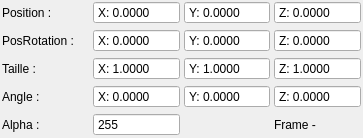
  <widget class="QDockWidget" name="dockEditKey">
   <property name="enabled">
    <bool>true</bool>
   </property>
   <property name="minimumSize">
    <size>
     <width>363</width>
     <height>138</height>
    </size>
   </property>
   <property name="maximumSize">
    <size>
     <width>524287</width>
     <height>524287</height>
    </size>
   </property>
   <property name="allowedAreas">
    <set>Qt::BottomDockWidgetArea|Qt::LeftDockWidgetArea|Qt::RightDockWidgetArea</set>
   </property>
   <property name="windowTitle">
    <string>Édition de la clé</string>
   </property>
   <attribute name="dockWidgetArea">
    <number>2</number>
   </attribute>
   <widget class="QWidget" name="dockWidgetContents_3">
    <layout class="QGridLayout" name="gridLayout_5">
     <property name="leftMargin">
      <number>2</number>
     </property>
     <property name="topMargin">
      <number>0</number>
     </property>
     <property name="rightMargin">
      <number>2</number>
     </property>
     <property name="bottomMargin">
      <number>0</number>
     </property>
     <property name="spacing">
      <number>4</number>
     </property>
     <item row="0" column="0">
      <widget class="QLabel" name="label">
       <property name="text">
        <string>Position :</string>
       </property>
      </widget>
     </item>
     <item row="0" column="1">
      <widget class="QDoubleSpinBox" name="editKeyPosX">
       <property name="sizePolicy">
        <sizepolicy hsizetype="Minimum" vsizetype="Fixed">
         <horstretch>0</horstretch>
         <verstretch>0</verstretch>
        </sizepolicy>
       </property>
       <property name="buttonSymbols">
        <enum>QAbstractSpinBox::NoButtons</enum>
       </property>
       <property name="prefix">
        <string>X: </string>
       </property>
       <property name="decimals">
        <number>4</number>
       </property>
       <property name="minimum">
        <double>-9999.989999999999782</double>
       </property>
       <property name="maximum">
        <double>9999.989999999999782</double>
       </property>
       <property name="singleStep">
        <double>0.500000000000000</double>
       </property>
      </widget>
     </item>
     <item row="0" column="3">
      <widget class="QDoubleSpinBox" name="editKeyPosZ">
       <property name="buttonSymbols">
        <enum>QAbstractSpinBox::NoButtons</enum>
       </property>
       <property name="prefix">
        <string>Z: </string>
       </property>
       <property name="decimals">
        <number>4</number>
       </property>
       <property name="minimum">
        <double>-9999.989999999999782</double>
       </property>
       <property name="maximum">
        <double>9999.989999999999782</double>
       </property>
       <property name="singleStep">
        <double>0.500000000000000</double>
       </property>
      </widget>
     </item>
     <item row="1" column="0">
      <widget class="QLabel" name="label_2">
       <property name="text">
        <string>PosRotation :</string>
       </property>
      </widget>
     </item>
     <item row="3" column="0">
      <widget class="QLabel" name="label_4">
       <property name="text">
        <string>Angle :</string>
       </property>
      </widget>
     </item>
     <item row="0" column="2">
      <widget class="QDoubleSpinBox" name="editKeyPosY">
       <property name="buttonSymbols">
        <enum>QAbstractSpinBox::NoButtons</enum>
       </property>
       <property name="prefix">
        <string>Y: </string>
       </property>
       <property name="decimals">
        <number>4</number>
       </property>
       <property name="minimum">
        <double>-9999.989999999999782</double>
       </property>
       <property name="maximum">
        <double>9999.989999999999782</double>
       </property>
       <property name="singleStep">
        <double>0.500000000000000</double>
       </property>
      </widget>
     </item>
     <item row="1" column="1">
      <widget class="QDoubleSpinBox" name="editKeyPosRotX">
       <property name="sizePolicy">
        <sizepolicy hsizetype="Minimum" vsizetype="Fixed">
         <horstretch>0</horstretch>
         <verstretch>0</verstretch>
        </sizepolicy>
       </property>
       <property name="buttonSymbols">
        <enum>QAbstractSpinBox::NoButtons</enum>
       </property>
       <property name="prefix">
        <string>X: </string>
       </property>
       <property name="decimals">
        <number>4</number>
       </property>
       <property name="minimum">
        <double>-9999.989999999999782</double>
       </property>
       <property name="maximum">
        <double>9999.989999999999782</double>
       </property>
       <property name="singleStep">
        <double>10.000000000000000</double>
       </property>
      </widget>
     </item>
     <item row="2" column="0">
      <widget class="QLabel" name="label_3">
       <property name="text">
        <string>Taille :</string>
       </property>
      </widget>
     </item>
     <item row="4" column="0">
      <widget class="QLabel" name="label_5">
       <property name="text">
        <string>Alpha :</string>
       </property>
      </widget>
     </item>
     <item row="2" column="2">
      <widget class="QDoubleSpinBox" name="editKeyScaleY">
       <property name="buttonSymbols">
        <enum>QAbstractSpinBox::NoButtons</enum>
       </property>
       <property name="prefix">
        <string>Y: </string>
       </property>
       <property name="decimals">
        <number>4</number>
       </property>
       <property name="minimum">
        <double>-9999.989999999999782</double>
       </property>
       <property name="maximum">
        <double>9999.989999999999782</double>
       </property>
       <property name="singleStep">
        <double>0.100000000000000</double>
       </property>
       <property name="value">
        <double>1.000000000000000</double>
       </property>
      </widget>
     </item>
     <item row="2" column="3">
      <widget class="QDoubleSpinBox" name="editKeyScaleZ">
       <property name="buttonSymbols">
        <enum>QAbstractSpinBox::NoButtons</enum>
       </property>
       <property name="prefix">
        <string>Z: </string>
       </property>
       <property name="decimals">
        <number>4</number>
       </property>
       <property name="minimum">
        <double>-9999.989999999999782</double>
       </property>
       <property name="maximum">
        <double>9999.989999999999782</double>
       </property>
       <property name="singleStep">
        <double>0.100000000000000</double>
       </property>
       <property name="value">
        <double>1.000000000000000</double>
       </property>
      </widget>
     </item>
     <item row="1" column="2">
      <widget class="QDoubleSpinBox" name="editKeyPosRotY">
       <property name="buttonSymbols">
        <enum>QAbstractSpinBox::NoButtons</enum>
       </property>
       <property name="prefix">
        <string>Y: </string>
       </property>
       <property name="decimals">
        <number>4</number>
       </property>
       <property name="minimum">
        <double>-9999.989999999999782</double>
       </property>
       <property name="maximum">
        <double>9999.989999999999782</double>
       </property>
       <property name="singleStep">
        <double>10.000000000000000</double>
       </property>
      </widget>
     </item>
     <item row="1" column="3">
      <widget class="QDoubleSpinBox" name="editKeyPosRotZ">
       <property name="buttonSymbols">
        <enum>QAbstractSpinBox::NoButtons</enum>
       </property>
       <property name="prefix">
        <string>Z: </string>
       </property>
       <property name="decimals">
        <number>4</number>
       </property>
       <property name="minimum">
        <double>-9999.989999999999782</double>
       </property>
       <property name="maximum">
        <double>9999.989999999999782</double>
       </property>
       <property name="singleStep">
        <double>10.000000000000000</double>
       </property>
      </widget>
     </item>
     <item row="2" column="1">
      <widget class="QDoubleSpinBox" name="editKeyScaleX">
       <property name="sizePolicy">
        <sizepolicy hsizetype="Minimum" vsizetype="Fixed">
         <horstretch>0</horstretch>
         <verstretch>0</verstretch>
        </sizepolicy>
       </property>
       <property name="buttonSymbols">
        <enum>QAbstractSpinBox::NoButtons</enum>
       </property>
       <property name="prefix">
        <string>X: </string>
       </property>
       <property name="decimals">
        <number>4</number>
       </property>
       <property name="minimum">
        <double>-9999.989999999999782</double>
       </property>
       <property name="maximum">
        <double>9999.989999999999782</double>
       </property>
       <property name="singleStep">
        <double>0.100000000000000</double>
       </property>
       <property name="value">
        <double>1.000000000000000</double>
       </property>
      </widget>
     </item>
     <item row="3" column="1">
      <widget class="QDoubleSpinBox" name="editKeyRotX">
       <property name="sizePolicy">
        <sizepolicy hsizetype="Minimum" vsizetype="Fixed">
         <horstretch>0</horstretch>
         <verstretch>0</verstretch>
        </sizepolicy>
       </property>
       <property name="buttonSymbols">
        <enum>QAbstractSpinBox::NoButtons</enum>
       </property>
       <property name="prefix">
        <string>X: </string>
       </property>
       <property name="decimals">
        <number>4</number>
       </property>
       <property name="minimum">
        <double>-9999.989999999999782</double>
       </property>
       <property name="maximum">
        <double>9999.989999999999782</double>
       </property>
       <property name="singleStep">
        <double>10.000000000000000</double>
       </property>
      </widget>
     </item>
     <item row="3" column="2">
      <widget class="QDoubleSpinBox" name="editKeyRotY">
       <property name="buttonSymbols">
        <enum>QAbstractSpinBox::NoButtons</enum>
       </property>
       <property name="prefix">
        <string>Y: </string>
       </property>
       <property name="decimals">
        <number>4</number>
       </property>
       <property name="minimum">
        <double>-9999.989999999999782</double>
       </property>
       <property name="maximum">
        <double>9999.989999999999782</double>
       </property>
       <property name="singleStep">
        <double>10.000000000000000</double>
       </property>
      </widget>
     </item>
     <item row="3" column="3">
      <widget class="QDoubleSpinBox" name="editKeyRotZ">
       <property name="buttonSymbols">
        <enum>QAbstractSpinBox::NoButtons</enum>
       </property>
       <property name="prefix">
        <string>Z: </string>
       </property>
       <property name="decimals">
        <number>4</number>
       </property>
       <property name="minimum">
        <double>-9999.989999999999782</double>
       </property>
       <property name="maximum">
        <double>9999.989999999999782</double>
       </property>
       <property name="singleStep">
        <double>10.000000000000000</double>
       </property>
      </widget>
     </item>
     <item row="4" column="1">
      <widget class="QSpinBox" name="editKeyAlpha">
       <property name="sizePolicy">
        <sizepolicy hsizetype="Minimum" vsizetype="Fixed">
         <horstretch>0</horstretch>
         <verstretch>0</verstretch>
        </sizepolicy>
       </property>
       <property name="buttonSymbols">
        <enum>QAbstractSpinBox::NoButtons</enum>
       </property>
       <property name="maximum">
        <number>255</number>
       </property>
       <property name="singleStep">
        <number>10</number>
       </property>
       <property name="value">
        <number>255</number>
       </property>
       <property name="displayIntegerBase">
        <number>10</number>
       </property>
      </widget>
     </item>
     <item row="4" column="3">
      <widget class="QLabel" name="currentKeyFrame">
       <property name="text">
        <string>Frame -</string>
       </property>
      </widget>
     </item>
    </layout>
   </widget>
  </widget>
